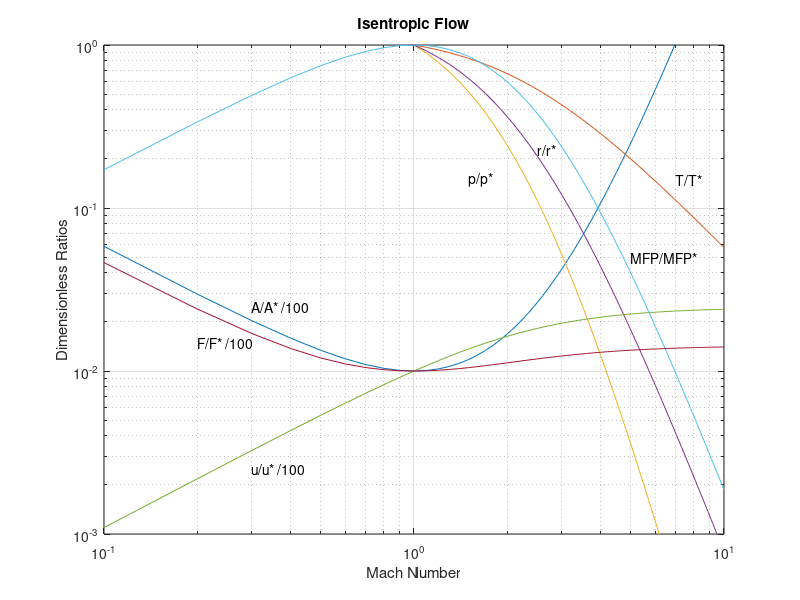

The MATLAB source for this figure:
% Zane Grothe
% AERO 7510
% HW 2
% 9/17/21

% Problem #1

clear all
close all
clc

% Givens----------

k=1.4;
M=linspace(0.1,10);
B=1+((k-1)/2)*M.^2;

% Equations----------

AA=(1./M).*(2/(k+1)*B).^((k+1)/2/(k-1));
TT=       (k+1)/2./B;
pp=      ((k+1)/2./B).^(k/(k-1));
rr=      ((k+1)/2./B).^(1/(k-1));
uu=M.*sqrt((k+1)/2./B);
MFPMFP=M.*((k+1)/2./B).^((k+1)/2/(k-1));
FF=(1+k*M.^2)./M./sqrt(2*(k+1)*B);

% Plot----------

loglog(M,AA/100)
text(.3,.025,'A/A* /100')
hold on
loglog(M,TT)
text(7,.15,'T/T*')
loglog(M,pp)
text(1.5,.15,'p/p*')
loglog(M,rr)
text(2.5,.23,'r/r*')
loglog(M,uu/100)
text(.3,.0025,'u/u* /100')
loglog(M,MFPMFP)
text(5,.05,'MFP/MFP*')
loglog(M,FF/100)
text(.2,.015,'F/F* /100')
xlim([0.1,10])
ylim([0.001,1])
grid on
xlabel('Mach Number')
ylabel('Dimensionless Ratios')
title('Isentropic Flow')




